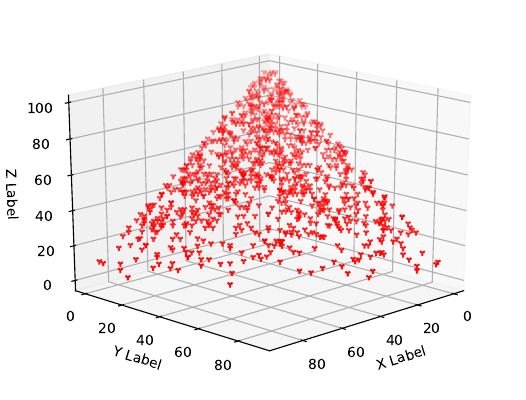

Generate this figure with Python:
from __future__ import division
import random
import math
import sys, getopt
import json
import tgPath
from mpl_toolkits.mplot3d import Axes3D
import matplotlib.pyplot as plt
import numpy as np



fig = plt.figure()
axx = fig.add_subplot(111, projection='3d')


USet=[]
PSet=[]   

def UUniFast(n,U_avg):
  global USet
  sumU=U_avg
  for i in range(n-1):
    nextSumU=sumU*math.pow(random.random(), 1/(n-i))    
    USet.append(sumU-nextSumU)
    sumU=nextSumU
  USet.append(sumU)

ax=[]
ay=[]
az=[]

for i in range(0, 1000, 1):                  
    tasks = tgPath.taskGeneration_p(3, 100,0.01,0.1, vRatio=1, seed=i, numLog=2, numsegs=2)
    ax.append(math.ceil(tasks[0]['utilization']))
    ay.append(math.ceil(tasks[1]['utilization']))
    az.append(math.ceil(tasks[2]['utilization']))
axx.scatter(ax, ay, az, c='r', marker='1', )
axx.view_init(20, 45)

axx.set_xlabel('X Label')
axx.set_ylabel('Y Label')
axx.set_zlabel('Z Label')
fig.savefig('UUniFast.pdf', bbox_inches='tight')
#plt.show()